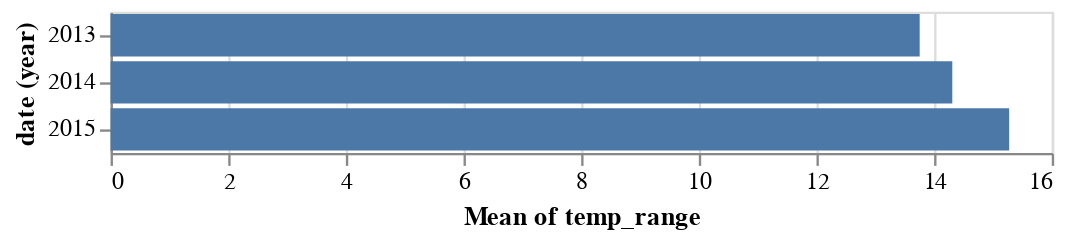

Notebook code cell kept with this figure:
### Markdown cell above
Veamos también cómo cambia el rango de temperaturas a lo largo del año:

### Code cell
alt.Chart(data).mark_bar().encode(
    x='mean(temp_range):Q',
    y='year(date):O'
).transform_calculate(
    temp_range="datum.max_temperature - datum.min_temperature"
)

### Figure 1 — Vega-Lite specification as saved in the notebook (floating-point values rounded to 4 significant figures; data arrays with more than 128 entries replaced by an {"elided": "..."} marker saying what was removed)
{"config": {"view": {"continuousWidth": 400, "continuousHeight": 300}}, "data": {"name": "data-7fec6fe90563c58f2427fdb12bdee037"}, "mark": "bar", "encoding": {"x": {"type": "quantitative", "aggregate": "mean", "field": "temp_range"}, "y": {"type": "ordinal", "field": "date", "timeUnit": "year"}}, "transform": [{"calculate": "datum.max_temperature - datum.min_temperature", "as": "temp_range"}], "$schema": "https://vega.github.io/schema/vega-lite/v4.8.1.json", "datasets": {"data-7fec6fe90563c58f2427fdb12bdee037": {"elided": "883 records"}}}
